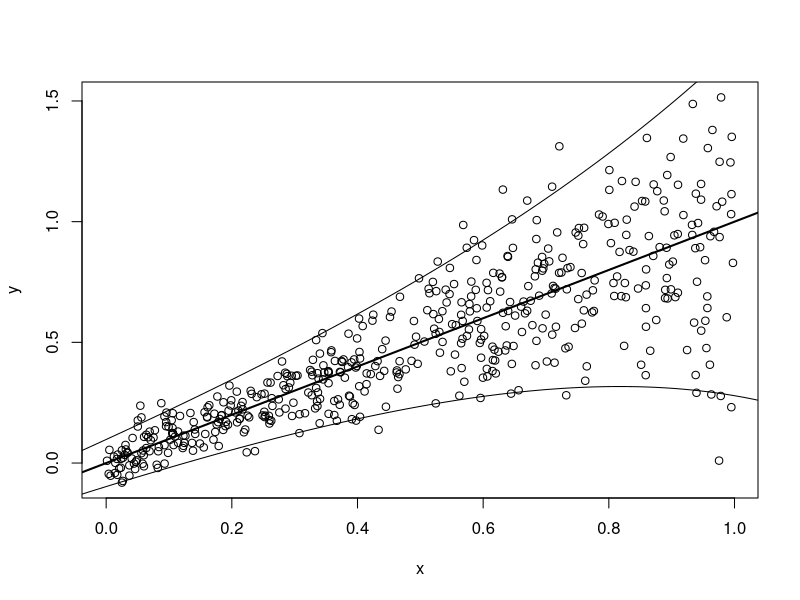

The R script that drew this image:
## ---- chunk 1
knitr::opts_chunk$set(echo = TRUE)

## ---- chunk 2
# automatically create a bib database for R packages
knitr::write_bib(c(
  .packages(), 'R6', 'knitr', 'rmarkdown', 'asp20model', 'gamboostLSS','mboost', 'tidyverse'  
), 'packages.bib')
## ---- chunk 3
n <- 500
x <- runif(n)
y <- x + rnorm(n, sd = exp(-3 + 2 * x))
plot(x, y)
abline(0, 1, lwd = 2)
curve(x + 1.96 * exp(-3 + 2 * x), -0.1, 1.1, add = TRUE)
curve(x - 1.96 * exp(-3 + 2 * x), -0.1, 1.1, add = TRUE)
